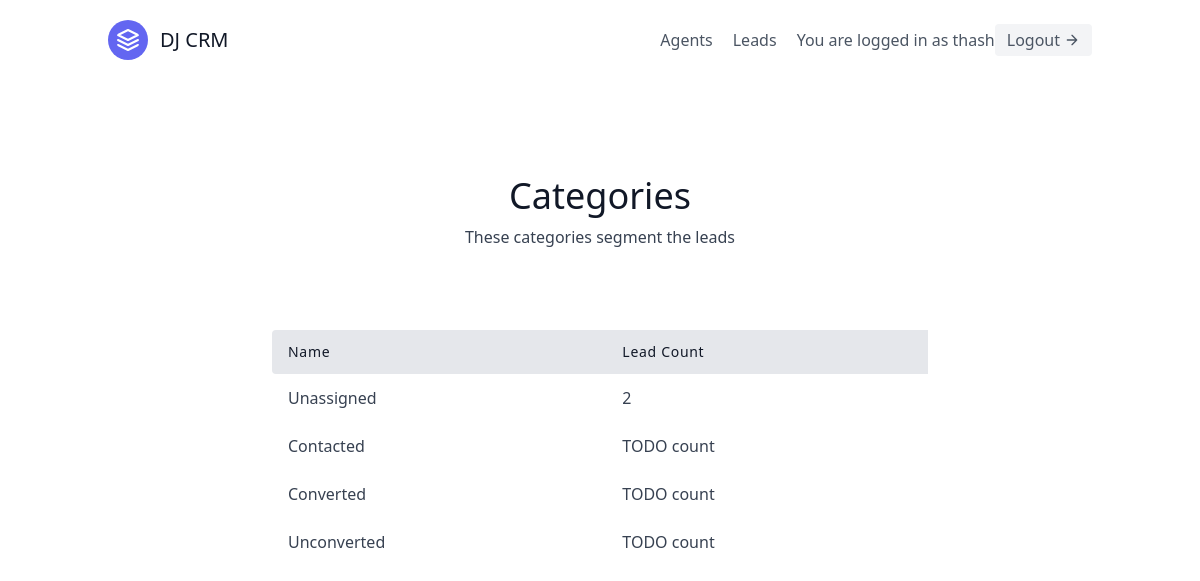
The page /leads/categories/ (signed in) on the database its author committed.
### leads/models.py (models this page shows, shortened)
class User(AbstractUser):
    is_organiser = models.BooleanField(default=True)
    is_agent = models.BooleanField(default=False)

class Category(models.Model):
    name = models.CharField(max_length=30)
    organisation = models.ForeignKey(UserProfile, on_delete=models.CASCADE)

### leads/views.py (the view)
# urls.py: path('categories/', views.CategoryListView.as_view(), name='category-list'),
class CategoryListView(LoginRequiredMixin, generic.ListView):
    template_name = "leads/category_list.html"
    context_object_name = "category_list"
    def get_context_data(self, **kwargs):
        context = super().get_context_data(**kwargs)
        user = self.request.user
        if user.is_organiser:
            queryset = Lead.objects.filter(organisation=user.userprofile)
        else:
            queryset = Lead.objects.filter(organisation=user.agent.organisation)
        context.update({
            "unassigned_lead_count": queryset.filter(category__isnull=True).count()
        })
        return context
    def get_queryset(self):
        user = self.request.user
        if user.is_organiser:
            queryset = Category.objects.filter(organisation=user.userprofile)
        else:
            queryset = Category.objects.filter(organisation=user.agent.organisation)
        return queryset

### leads/templates/leads/category_list.html
{% extends "base.html" %}
{% block content %}
<section class="text-gray-700 body-font">
    <div class="container px-5 py-24 mx-auto">
      <div class="flex flex-col text-center w-full mb-20">
        <h1 class="sm:text-4xl text-3xl font-medium title-font mb-2 text-gray-900">Categories</h1>
        <p class="lg:w-2/3 mx-auto leading-relaxed text-base">
            These categories segment the leads
        </p>
      </div>
      <div class="lg:w-2/3 w-full mx-auto overflow-auto">
        <table class="table-auto w-full text-left whitespace-no-wrap">
          <thead>
            <tr>
              <th class="px-4 py-3 title-font tracking-wider font-medium text-gray-900 text-sm bg-gray-200 rounded-tl rounded-bl">Name</th>
              <th class="px-4 py-3 title-font tracking-wider font-medium text-gray-900 text-sm bg-gray-200">Lead Count</th>
            </tr>
          </thead>
          <tbody>
            <tr>
                <td class="px-4 py-3">Unassigned</td>
                <td class="px-4 py-3">{{ unassigned_lead_count }}</td>
            </tr>
            {% for category in category_list %}
                <tr>
                    <td class="px-4 py-3">
                      <a class="hover:text-blue-500" href="{% url 'leads:category-detail' category.pk %}">{{ category.name }}</a>
                    </td>
                    <td class="px-4 py-3">TODO count</td>
                </tr>
            {% endfor %}
          </tbody>
        </table>
      </div>
    </div>
  </section>
{% endblock content %}

### templates/navbar.html (shortened to what this page needs)
<header class="text-gray-600 body-font">
    <div class="container mx-auto flex flex-wrap p-5 flex-col md:flex-row items-center">
        <a class="flex title-font font-medium items-center text-gray-900 mb-4 md:mb-0">
            <svg xmlns="http://www.w3.org/2000/svg" fill="none" stroke="currentColor" stroke-linecap="round" stroke-linejoin="round" stroke-width="2" class="w-10 h-10 text-white p-2 bg-indigo-500 rounded-full" viewBox="0 0 24 24">
            <path d="M12 2L2 7l10 5 10-5-10-5zM2 17l10 5 10-5M2 12l10 5 10-5"></path>
            </svg>
            <span class="ml-3 text-xl">DJ CRM</span>
        </a>
        <nav class="md:ml-auto flex flex-wrap items-center text-base justify-center">
            {% if request.user.is_organiser %}
            <a href="{% url 'agents:list' %}" class="mr-5 hover:text-gray-900">Agents</a>
            {% endif %}
            <a href="{% url 'leads:list' %}" class="mr-5 hover:text-gray-900">Leads</a>
        </nav>
        {% if request.user.is_authenticated %}
        You are logged in as {{ request.user.username }}
        <a href="{% url 'logout' %}" class="inline-flex items-center bg-gray-100 border-0 py-1 px-3 focus:outline-none hover:bg-gray-200 rounded text-base mt-4 md:mt-0">Logout
            <svg fill="none" stroke="currentColor" stroke-linecap="round" stroke-linejoin="round" stroke-width="2" class="w-4 h-4 ml-1" viewBox="0 0 24 24">
            <path d="M5 12h14M12 5l7 7-7 7"></path>
            </svg>
        </a>
        {% endif %}
    </div>
</header>

### rows shown on the page
User: user.username "thash"
Category: name "Contacted"
Category: name "Converted"
Category: name "Unconverted"

### other values the page prints
{{ unassigned_lead_count }} "2"
